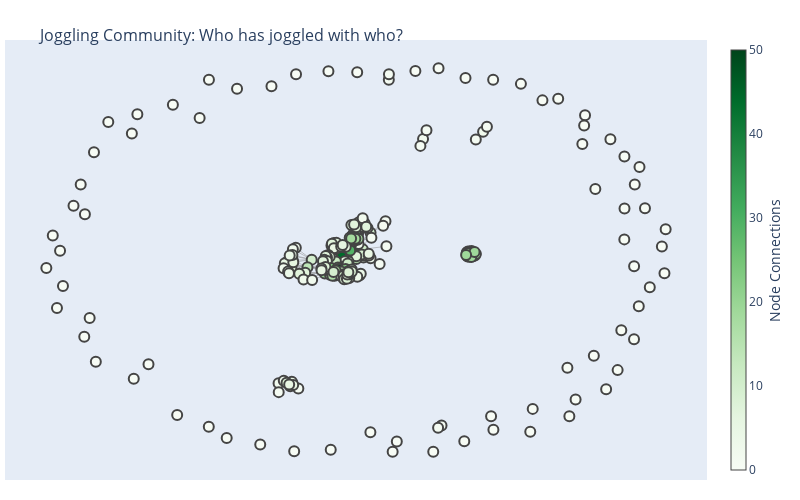

Notebook code for this chart:
### Code cell
fig = go.Figure(data=[edge_trace, node_trace],
             layout=go.Layout(
                title='<br>Joggling Community: Who has joggled with who?',
                titlefont_size=16,
                showlegend=False,
                hovermode='closest',
                margin=dict(b=20,l=5,r=5,t=40),
                xaxis=dict(showgrid=False, zeroline=False, showticklabels=False),
                yaxis=dict(showgrid=False, zeroline=False, showticklabels=False)),
                )

fig.update_layout( autosize=False, width=800, height=500, )

fig.show()

### Figure 1 — Plotly figure (JSON) as saved in the notebook; plotly's stock layout.template omitted (floating-point values rounded to 4 significant figures; data arrays with more than 128 entries replaced by an {"elided": "..."} marker saying what was removed)
{"data": [{"hoverinfo": "none", "line": {"color": "#888", "width": 0.5}, "mode": "lines", "type": "scatter", "x": {"elided": "3315 float values"}, "y": {"elided": "3315 float values"}}, {"hoverinfo": "text", "marker": {"color": {"elided": "259 int values"}, "colorbar": {"thickness": 15, "title": {"side": "right", "text": "Node Connections"}, "xanchor": "left"}, "colorscale": [[0, "rgb(247,252,245)"], [0.125, "rgb(229,245,224)"], [0.25, "rgb(199,233,192)"], [0.375, "rgb(161,217,155)"], [0.5, "rgb(116,196,118)"], [0.625, "rgb(65,171,93)"], [0.75, "rgb(35,139,69)"], [0.875, "rgb(0,109,44)"], [1, "rgb(0,68,27)"]], "line": {"width": 2}, "reversescale": false, "showscale": true, "size": 10}, "mode": "markers", "text": {"elided": "259 str values"}, "type": "scatter", "x": {"elided": "259 float values"}, "y": {"elided": "259 float values"}}], "layout": {"autosize": false, "height": 500, "hovermode": "closest", "margin": {"b": 20, "l": 5, "r": 5, "t": 40}, "showlegend": false, "title": {"font": {"size": 16}, "text": "<br>Joggling Community: Who has joggled with who?"}, "width": 800, "xaxis": {"showgrid": false, "showticklabels": false, "zeroline": false}, "yaxis": {"showgrid": false, "showticklabels": false, "zeroline": false}}}
